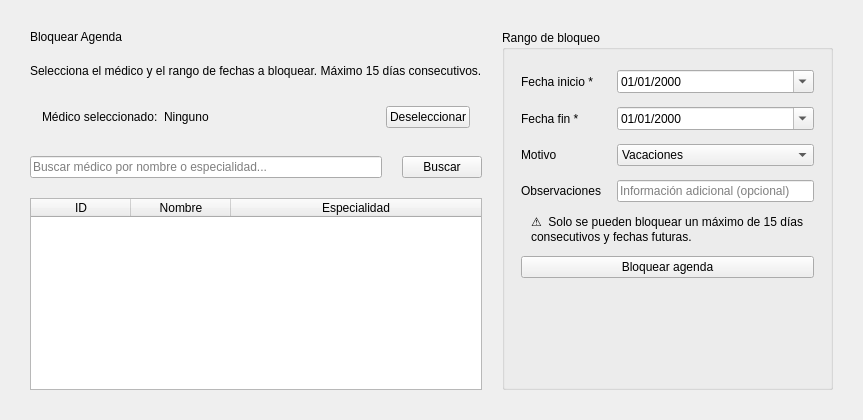
        <widget class="QWidget" name="page_agenda">
         <layout class="QHBoxLayout" name="agendaOuterLayout">
          <property name="spacing"><number>20</number></property>
          <property name="leftMargin"><number>30</number></property>
          <property name="topMargin"><number>30</number></property>
          <property name="rightMargin"><number>30</number></property>
          <property name="bottomMargin"><number>30</number></property>

          <!-- Columna izquierda -->
          <item>
           <layout class="QVBoxLayout" name="agendaLeftLayout">
            <item>
             <widget class="QLabel" name="lbl_section_title">
               <property name="class" stdset="0"><string>sectionTitle</string></property>
              <property name="text"><string>Bloquear Agenda</string></property>
             </widget>
            </item>
            <item>
             <widget class="QLabel" name="lbl_section_sub">
               <property name="class" stdset="0"><string>sectionSub</string></property>
              <property name="text"><string>Selecciona el médico y el rango de fechas a bloquear. Máximo 15 días consecutivos.</string></property>
             </widget>
            </item>

            <!-- Frame médico seleccionado -->
            <item>
             <widget class="QFrame" name="frame_medico_seleccionado">
              <layout class="QHBoxLayout">
               <property name="leftMargin"><number>12</number></property>
               <property name="topMargin"><number>8</number></property>
               <property name="rightMargin"><number>12</number></property>
               <property name="bottomMargin"><number>8</number></property>
               <item>
                <widget class="QLabel" name="lbl_medico_sel_texto">
                 <property name="text"><string>Médico seleccionado:</string></property>
                </widget>
               </item>
               <item>
                <widget class="QLabel" name="lbl_medico_sel_nombre">
                 <property name="text"><string>Ninguno</string></property>
                </widget>
               </item>
               <item>
                <spacer>
                 <property name="orientation"><enum>Qt::Horizontal</enum></property>
                 <property name="sizeHint" stdset="0">
                  <size><width>0</width><height>0</height></size>
                 </property>
                </spacer>
               </item>
               <item>
                <widget class="QPushButton" name="btn_deseleccionar_medico">
                 <property name="text"><string>Deseleccionar</string></property>
                 <property name="visible"><bool>false</bool></property>
                </widget>
               </item>
              </layout>
             </widget>
            </item>

            <!-- Búsqueda de médico -->
            <item>
             <layout class="QHBoxLayout">
              <item>
               <widget class="QLineEdit" name="search_medico">
                <property name="placeholderText">
                 <string>Buscar médico por nombre o especialidad...</string>
                </property>
                <property name="clearButtonEnabled"><bool>true</bool></property>
               </widget>
              </item>
              <item>
               <widget class="QPushButton" name="btn_buscar_medico">
                <property name="text"><string>Buscar</string></property>
               </widget>
              </item>
             </layout>
            </item>
            <item>
             <widget class="QTableWidget" name="tabla_medicos_agenda">
              <property name="editTriggers">
               <set>QAbstractItemView::NoEditTriggers</set>
              </property>
              <property name="selectionBehavior">
               <enum>QAbstractItemView::SelectRows</enum>
              </property>
              <property name="columnCount"><number>3</number></property>
              <attribute name="horizontalHeaderStretchLastSection"><bool>true</bool></attribute>
              <column><property name="text"><string>ID</string></property></column>
              <column><property name="text"><string>Nombre</string></property></column>
              <column><property name="text"><string>Especialidad</string></property></column>
             </widget>
            </item>
           </layout>
          </item>

          <!-- Columna derecha: formulario de bloqueo -->
          <item>
           <widget class="QGroupBox" name="groupBox_bloqueo">
            <property name="title"><string>Rango de bloqueo</string></property>
            <layout class="QVBoxLayout" name="bloqueoFormLayout">
             <property name="leftMargin"><number>16</number></property>
             <property name="topMargin"><number>20</number></property>
             <property name="rightMargin"><number>16</number></property>
             <property name="bottomMargin"><number>16</number></property>
             <item>
              <layout class="QFormLayout" name="formBloqueo">
               <property name="verticalSpacing"><number>14</number></property>
               <property name="horizontalSpacing"><number>16</number></property>
               <item row="0" column="0">
                <widget class="QLabel" name="lbl_bf_inicio">
                 <property name="text"><string>Fecha inicio *</string></property>
                 <property name="class" stdset="0"><string>formLabel</string></property>
                </widget>
               </item>
               <item row="0" column="1">
                <widget class="QDateEdit" name="input_fecha_inicio_bloqueo">
                 <property name="calendarPopup"><bool>true</bool></property>
                 <property name="displayFormat"><string>dd/MM/yyyy</string></property>
                </widget>
               </item>
               <item row="1" column="0">
                <widget class="QLabel" name="lbl_bf_fin">
                 <property name="text"><string>Fecha fin *</string></property>
                 <property name="class" stdset="0"><string>formLabel</string></property>
                </widget>
               </item>
               <item row="1" column="1">
                <widget class="QDateEdit" name="input_fecha_fin_bloqueo">
                 <property name="calendarPopup"><bool>true</bool></property>
                 <property name="displayFormat"><string>dd/MM/yyyy</string></property>
                </widget>
               </item>
               <item row="2" column="0">
                <widget class="QLabel" name="lbl_bf_motivo">
                 <property name="text"><string>Motivo</string></property>
                 <property name="class" stdset="0"><string>formLabel</string></property>
                </widget>
               </item>
               <item row="2" column="1">
                <widget class="QComboBox" name="combo_motivo_bloqueo">
                 <item><property name="text"><string>Vacaciones</string></property></item>
                 <item><property name="text"><string>Baja médica</string></property></item>
                 <item><property name="text"><string>Formación</string></property></item>
                 <item><property name="text"><string>Otro</string></property></item>
                </widget>
               </item>
               <item row="3" column="0">
                <widget class="QLabel" name="lbl_bf_observaciones">
                 <property name="text"><string>Observaciones</string></property>
                 <property name="class" stdset="0"><string>formLabel</string></property>
                </widget>
               </item>
               <item row="3" column="1">
                <widget class="QLineEdit" name="input_observaciones_bloqueo">
                 <property name="placeholderText"><string>Información adicional (opcional)</string></property>
                </widget>
               </item>
              </layout>
             </item>
             <!-- Aviso de límite 15 días -->
             <item>
              <widget class="QFrame" name="frame_alerta">
               <layout class="QHBoxLayout">
                <property name="leftMargin"><number>10</number></property>
                <property name="topMargin"><number>6</number></property>
                <property name="rightMargin"><number>10</number></property>
                <property name="bottomMargin"><number>6</number></property>
                <item>
                 <widget class="QLabel" name="lbl_alerta_texto">
                  <property name="text">
                   <string>⚠  Solo se pueden bloquear un máximo de 15 días consecutivos y fechas futuras.</string>
                  </property>
                  <property name="wordWrap"><bool>true</bool></property>
                 </widget>
                </item>
               </layout>
              </widget>
             </item>
             <item>
              <widget class="QPushButton" name="btn_bloquear_agenda">
               <property name="text"><string>Bloquear agenda</string></property>
              </widget>
             </item>
             <item>
              <spacer>
               <property name="orientation"><enum>Qt::Vertical</enum></property>
               <property name="sizeHint" stdset="0">
                <size><width>0</width><height>0</height></size>
               </property>
              </spacer>
             </item>
            </layout>
           </widget>
          </item>
         </layout>
        </widget>
